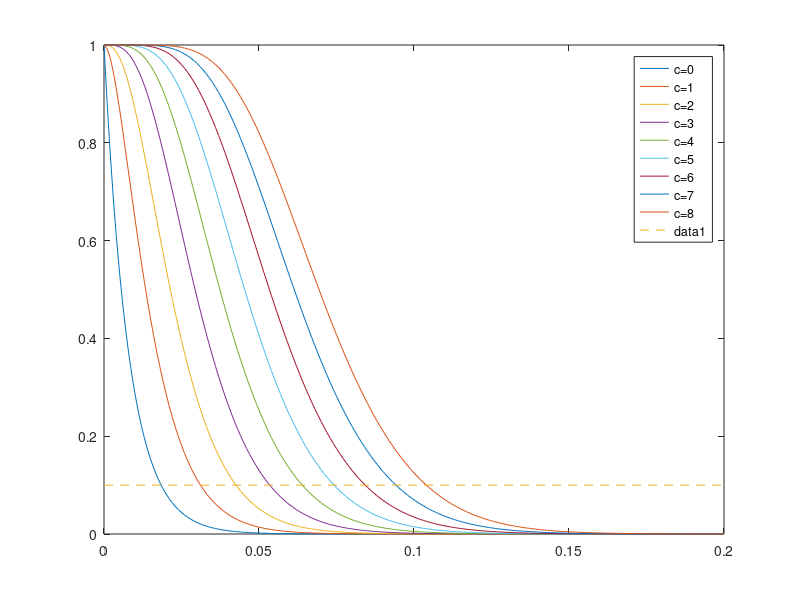

This figure's MATLAB source: (Note: this script raises an error after producing the figure.)
clear;clc
n=125;
for c=0:1:8
    x=0:0.001:0.2;
    sum=0;
    for d=0:1:c
        sum=sum+(n.*x).^d.*exp(-n.*x)./factorial(d);
    end
    y=sum;
    plot(x,y,'-');
    
    hold on;
end
legend('c=0','c=1','c=2','c=3','c=4','c=5','c=6','c=7','c=8');
 
h1=line([0,0.2],[0.1,0.1],'linestyle','--');
h1.Color='red';
h2=line([0.09,0.09],[0,1],'linestyle','--');
h2.Color='red';
 
h3=line([0,0.2],[0.995,0.995],'linestyle','--');
h3.Color='black';
h4=line([0.025,0.025],[0,1],'linestyle','--');
h4.Color='black';
xlabel('\Pi');
ylabel('P[accept H_0]');